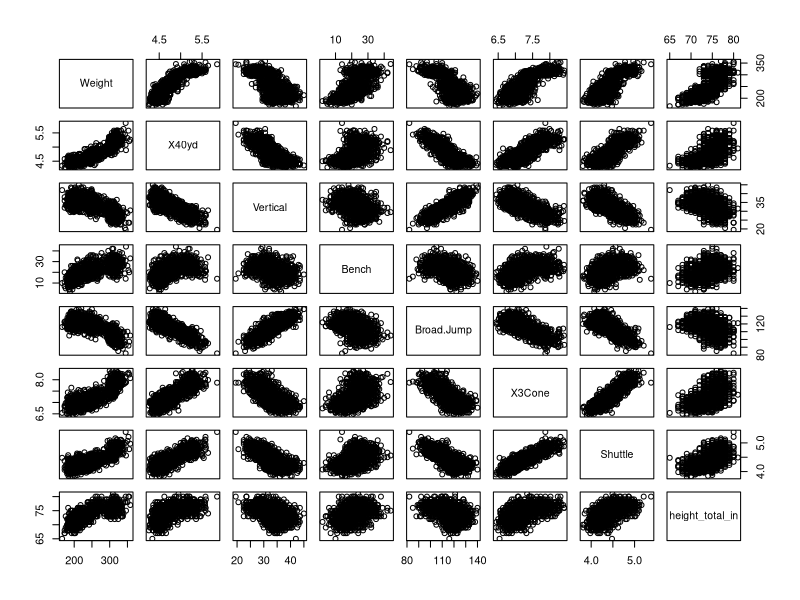
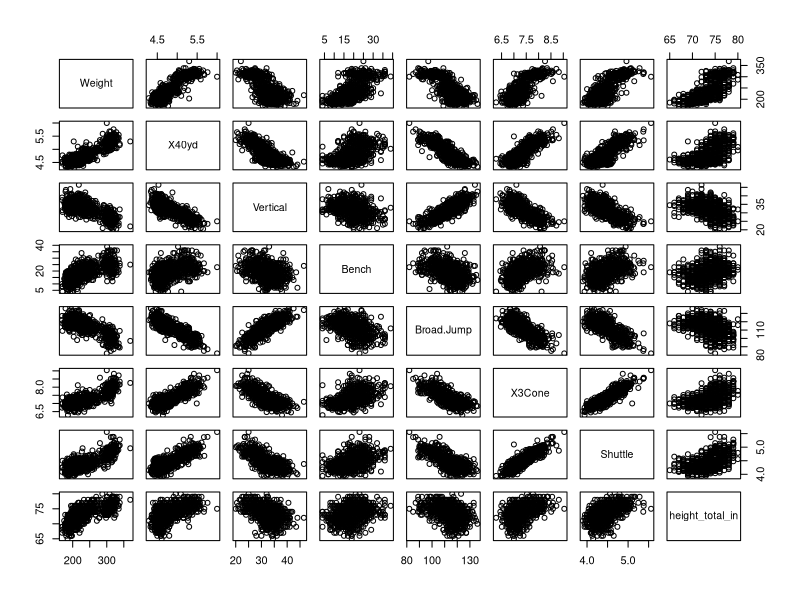
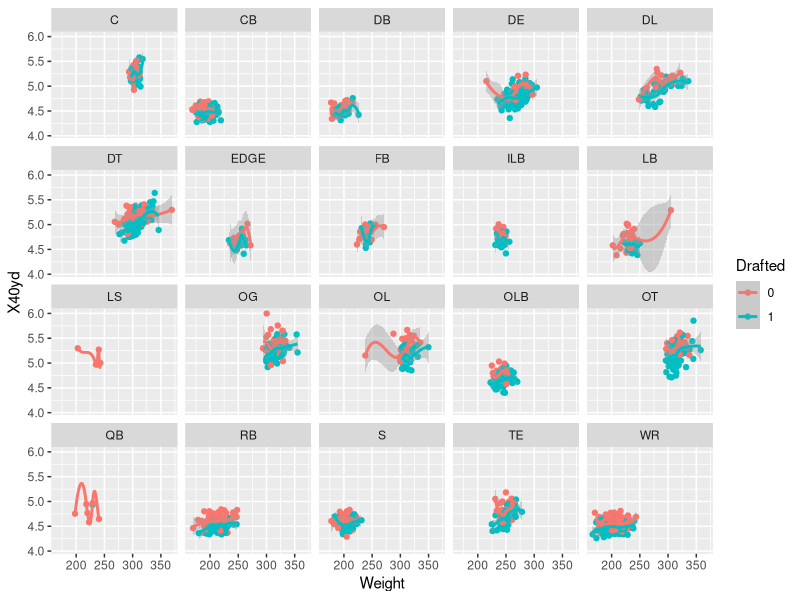
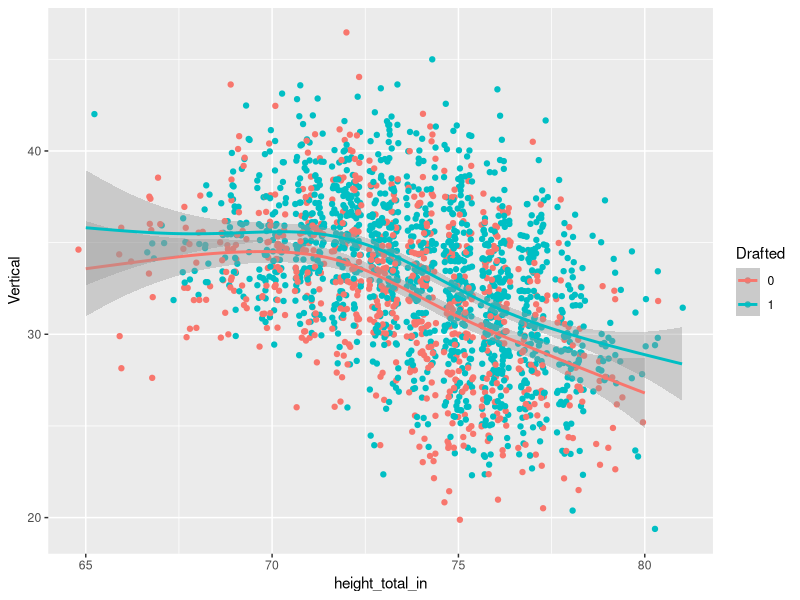
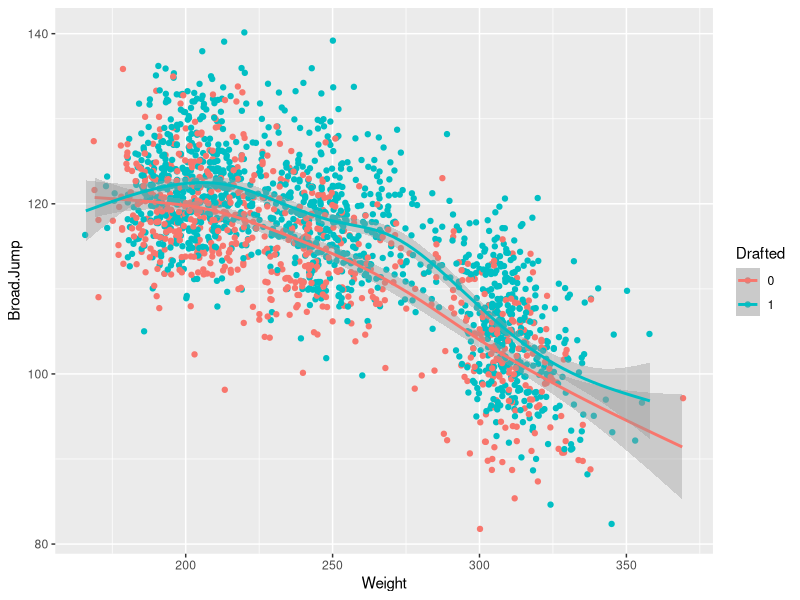
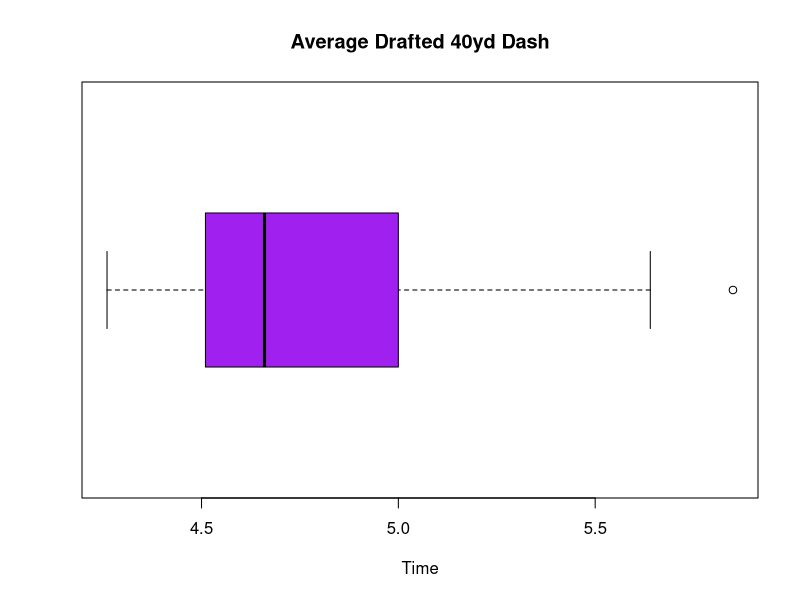
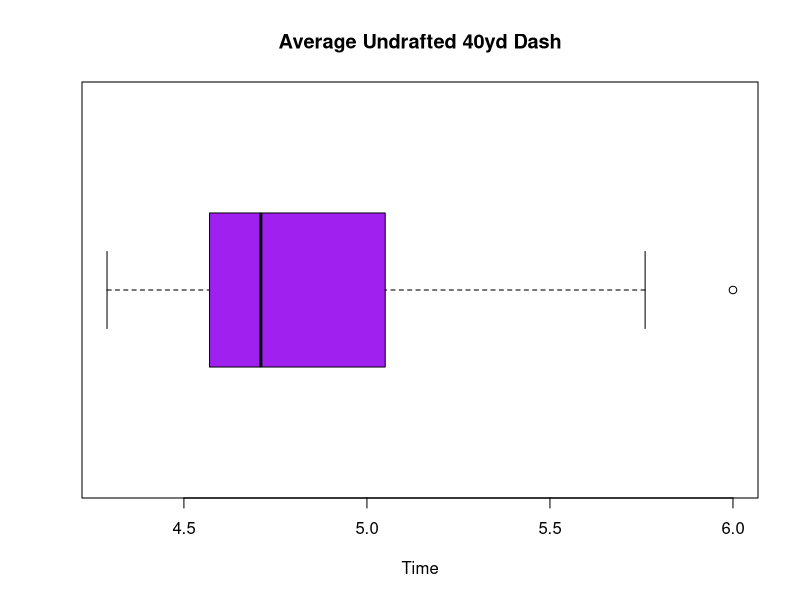
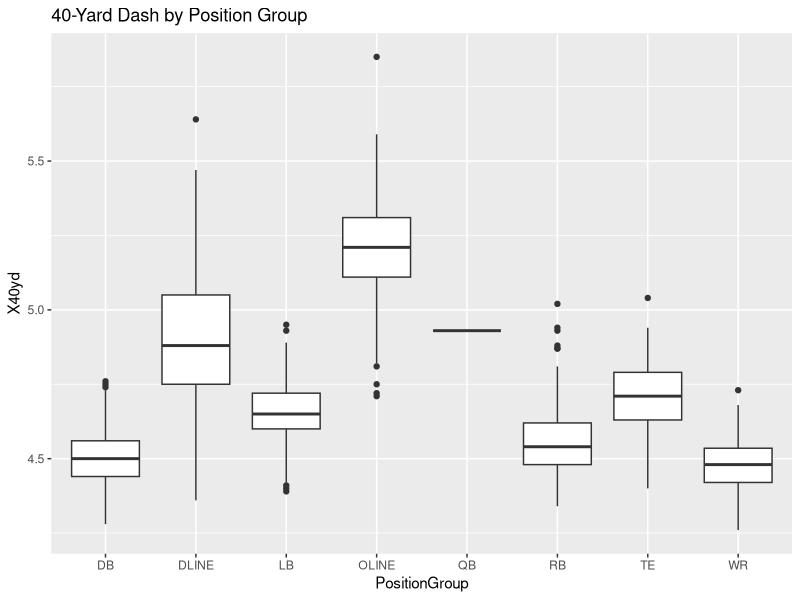

Here is the R script that generated these plots, in order: (Note: this script raises an error after producing the figures.)

library(sqldf)
library(ggplot2)
library(tidyverse)

nfl_combine <- read.csv("nfl_combine_2010_to_2023.csv", header = TRUE)

#######################
#####DATA CLEANING#####
#######################
#create a data frame without ANY null values in any column (ONLY players who were drafted)
nfl_A<-na.omit(nfl_combine)
#create a data frame with ONLY players who were NOT drafted
nfl_B<-sqldf("SELECT * 
             FROM nfl_combine
             WHERE Drafted = 'False'")
#delete Round & Pick columns from nfl_A and nfl_B
nfl_A$Round <- NULL
nfl_A$Pick <- NULL
nfl_B$Round <- NULL
nfl_B$Pick <- NULL
#remove null values
nfl_A<-na.omit(nfl_A)
nfl_B<-na.omit(nfl_B)
#convert height to inches for a numeric variable
nfl_A <- nfl_A %>%
  separate(Height, into = c("feet", "inches"), sep = "-", convert = TRUE) %>%
  mutate(height_total_in = feet*12 + inches)

nfl_B <- nfl_B %>%
  separate(Height, into = c("feet", "inches"), sep = "-", convert = TRUE) %>%
  mutate(height_total_in = feet*12 + inches)

#correlation matrix for both nfl_A and nfl_B
cor_A <- cor(nfl_A[,c(7,8,9,10,11,12,13,15)]) 
pairs(nfl_A[,c(7,8,9,10,11,12,13,15)])

cor_B <- cor(nfl_B[,c(7,8,9,10,11,12,13,15)]) 
pairs(nfl_B[,c(7,8,9,10,11,12,13,15)])

#FEATURE ENGINEERING
#group positions
nfl_combine <- nfl_combine %>%
  mutate(
    PositionGroup = case_when(
      Pos %in% c("DE", "DL", "DT", "EDGE") ~ "DLINE",
      Pos %in% c("LB", "ILB", "OLB") ~ "LB",
      Pos %in% c("CB", "S", "DB") ~ "DB",
      Pos %in% c("RB", "FB") ~ "RB",
      Pos %in% c("OL", "OG","OT","C") ~ "OLINE",
      TRUE ~ Pos     # ← Keep original values
    )
  )
nfl_A <- nfl_A %>%
  mutate(
    PositionGroup = case_when(
      Pos %in% c("DE", "DL", "DT", "EDGE") ~ "DLINE",
      Pos %in% c("LB", "ILB", "OLB") ~ "LB",
      Pos %in% c("CB", "S", "DB") ~ "DB",
      Pos %in% c("RB", "FB") ~ "RB",
      Pos %in% c("OL", "OG","OT","C") ~ "OLINE",
      TRUE ~ Pos     # ← Keep original values
    )
  )
nfl_B <- nfl_B %>%
  mutate(
    PositionGroup = case_when(
      Pos %in% c("DE", "DL", "DT", "EDGE") ~ "DLINE",
      Pos %in% c("LB", "ILB", "OLB") ~ "LB",
      Pos %in% c("CB", "S", "DB") ~ "DB",
      Pos %in% c("RB", "FB") ~ "RB",
      Pos %in% c("OL", "OG","OT","C") ~ "OLINE",
      TRUE ~ Pos     # ← Keep original values
    )
  )
#join nfl_A and nfl_B to create a clean data frame with both drafted and undrafted players
nfl_C <- sqldf('
      SELECT *
      FROM nfl_A
      UNION 
      SELECT *
      FROM nfl_B
      ')

#change the Drafted column-- instead of using TRUE/FALSE, 0 and 1
nfl_C$Drafted[nfl_C$Drafted=='True']<-1
nfl_C$Drafted[nfl_C$Drafted=='False']<-0

##############################
#####DESCRIPTIVE ANALYSIS#####
##############################
#create scatter plots comparing player metrics
ggplot(nfl_C, aes(x=Weight, y=X40yd,color=Drafted))+
  geom_jitter()+
  geom_smooth(aes())+
  facet_wrap(vars(Pos))

ggplot(nfl_C, aes(x=height_total_in, y=Vertical,color=Drafted))+
  geom_jitter()+
  geom_smooth()

ggplot(nfl_C, aes(x=Weight, y=Broad.Jump,color=Drafted))+
  geom_jitter()+
  geom_smooth()

#create boxplots comparing 40yd times of players who were drafted or not
boxplot(nfl_A$X40yd, #only players who were drafted
        main="Average Drafted 40yd Dash",
        xlab="Time",
        ylab="",
        col="purple",
        horizontal = TRUE
)
summary(nfl_A$X40yd)

boxplot(nfl_B$X40yd, #only players who were drafted
        main="Average Undrafted 40yd Dash",
        xlab="Time",
        ylab="",
        col="purple",
        horizontal = TRUE
)
summary(nfl_B$X40yd)

#comparing 40-yard times across position groups -- only looking at Drafted
ggplot(nfl_A, aes(PositionGroup, X40yd)) +
  geom_boxplot() +
  labs(title = "40-Yard Dash by Position Group")

#comparing 3-cone drill times across position groups -- only looking at Drafted
ggplot(nfl_A, aes(PositionGroup, X3Cone)) +
  geom_boxplot() +
  labs(title = "3-Cone Drill Times by Position Group")

#delete inches, feet, and Year columns from nfl_C
nfl_C$inches <- NULL
nfl_C$feet <- NULL
nfl_C$Year <- NULL
nfl_C<-na.omit(nfl_C)
nfl_C<-na.omit(nfl_C)

# 1. Keep only numeric variables (adjust if you want a subset)
combine_num <- nfl_C %>%
  select(where(is.numeric))   # or: select(Forty, Vertical, BroadJump, Bench, Shuttle, ThreeCone)

# 2. Compute correlation matrix
cor_mat <- cor(combine_num, use = "pairwise.complete.obs")
#convert correlation matrix
cor_df <- cor_mat %>%
  as.data.frame() %>%
  rownames_to_column(var = "Var1") %>%
  pivot_longer(
    cols = -Var1,
    names_to = "Var2",
    values_to = "Correlation"
  )
#correlation heatmap
ggplot(cor_df, aes(x = Var1, y = Var2, fill = Correlation)) +
  geom_tile() +
  scale_fill_gradient2(
    limits = c(-1, 1),
    midpoint = 0,
    low = "blue",
    mid = "white",
    high = "red"
  ) +
  coord_fixed() +
  theme_minimal() +
  theme(
    axis.text.x = element_text(angle = 45, vjust = 1, hjust = 1)
  ) +
  labs(
    title = "Correlation Heatmap of NFL Combine Metrics",
    x = NULL,
    y = NULL
  )

#build a density plot comparing 40-yard times across positions
library(sqldf)

nfl_subset1 <- sqldf("
  SELECT *
  FROM nfl_C
  WHERE Position IN ('RB', 'WR', 'DB')
")



ggplot(nfl_C, aes(X40yd, fill = PositionGroup)) +
  geom_density(alpha = 0.4)
